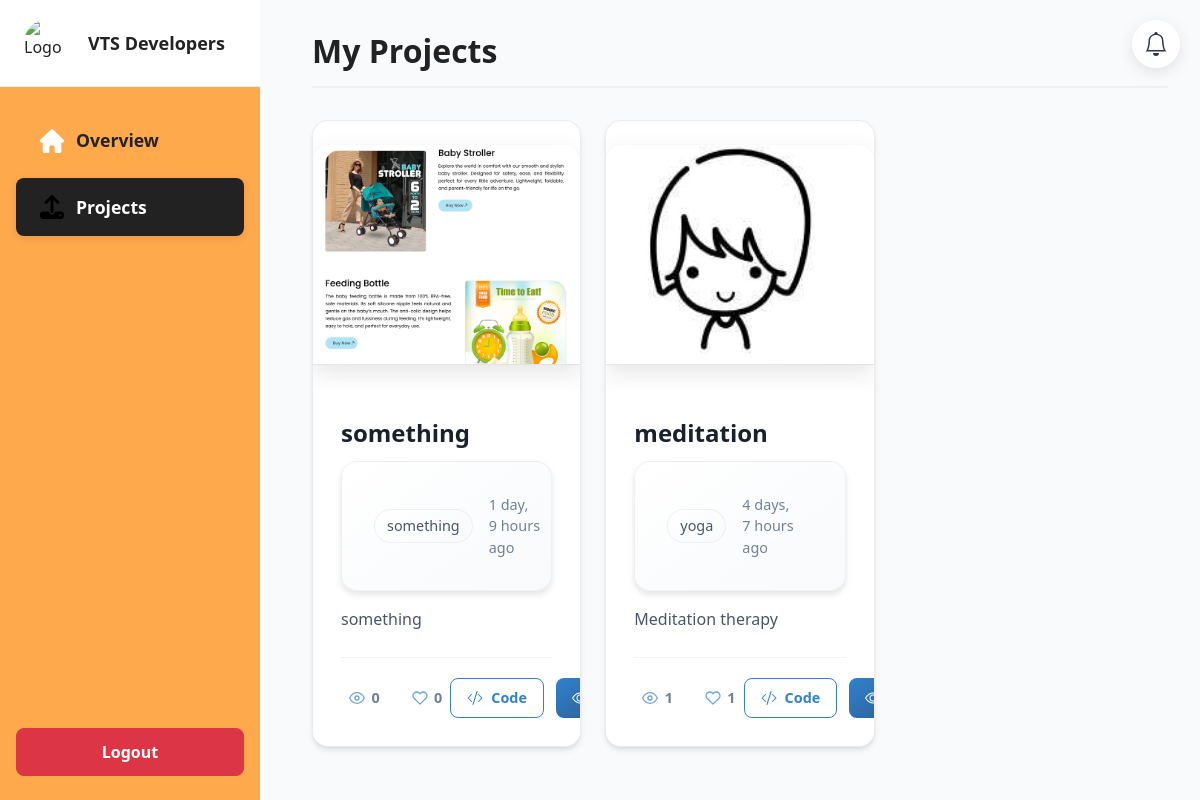
The app's page /accounts/projects/ (signed in) with its own data.
### accounts/models.py (models this page shows, shortened)
class Project(models.Model):
    student = models.ForeignKey(StudentProfile, on_delete=models.CASCADE, related_name='projects')
    title = models.CharField(max_length=200)
    description = models.TextField(blank=True)
    created_at = models.DateTimeField(auto_now_add=True)
    allow_downloads = models.BooleanField(default=False)
    category = models.CharField(default='Other', max_length=100)
    output_link = models.URLField(blank=True)
    project_link = models.URLField(blank=True)
    tags = models.CharField(blank=True, max_length=200)
    visibility = models.CharField(choices=[('Public', 'Public'), ('Private', 'Private')], default='Public', max_length=20)
    screenshot = models.ImageField(upload_to='project_screenshots/', null=True, blank=True)
    def view_count(self):
        return self.views.count()
    def like_count(self):
        return self.likes.count()

### accounts/student_views.py (the view)
# urls.py: path('projects/', student_projects, name='student_projects'),
@login_required
def student_projects(request):
    projects = Project.objects.filter(student=request.user.student_profile).order_by('-created_at')
    record_view_ids = []
    if not request.user.is_superuser:
        for project in projects:
            if request.user != project.student.user:
                record_view_ids.append(project.id)
    return render(request, 'accounts/projects.html', {
        'projects': projects,
        'record_view_ids': record_view_ids
    })

### accounts/context_processors.py (called while the page is built)
def notifications_processor(request):
    unread_count = 0
    if request.user.is_authenticated and not request.user.is_superuser:
        try:
            unread_count = Notification.objects.filter(
                recipient=request.user.student_profile,
                is_read=False
            ).count()
        except:
            pass
    return {'unread_notifications_count': unread_count}

### templates/accounts/projects.html (shortened to what this page needs)
{% extends 'base.html' %}
{% load static %}
{% block content %}
<link rel="stylesheet" href="{% static 'accounts/admin_sidebar.css' %}">
<link rel="stylesheet" href="{% static 'accounts/projects.css' %}">
<link rel="stylesheet" href="{% static 'accounts/project-cards.css' %}">
<div class="admin-sidebar" id="adminSidebar">
    <div class="logo-row">
        <img src="{% static 'accounts/vtslogo.jpg' %}" alt="Logo">
        <span>VTS Developers</span>
    </div>
    <nav class="nav flex-column">
        <a class="nav-link" href="{% url 'student_home' %}">
            <span class="overview-label">Overview</span>
        </a>
        <a class="nav-link active" href="{% url 'student_projects' %}">
            <span class="projects-label">Projects</span>
        </a>
    </nav>
    <form method="post" action="/accounts/logout/" class="logout-form">
        <button type="submit" class="btn btn-danger w-100 btn-logout">Logout</button>
    </form>
</div>
<div class="admin-main-content">
    <h2>My Projects</h2>
    <div class="row g-4">
        {% for project in projects %}
        <div class="col-12 col-md-6 col-lg-4">
            <div class="project-card">
                <div class="project-screenshot-container">
                    {% if project.screenshot %}
                    <a href="{{ project.output_link }}" target="_blank" class="screenshot-link">
                        <img src="{{ project.screenshot.url }}" alt="{{ project.title }}" class="project-screenshot">
                    </a>
                    {% else %}
                    <div class="no-screenshot">No Screenshot</div>
                    {% endif %}
                </div>
                <div class="project-content">
                    <h3 class="card-title">{{ project.title }}</h3>
                    <div class="project-meta">
                        {% if project.category %}
                        <span class="category">{{ project.category }}</span>
                        {% endif %}
                        <span class="date">{{ project.created_at|timesince }} ago</span>
                    </div>
                    <p class="description">{{ project.description|truncatewords:30 }}</p>
                    <div class="card-footer">
                        <div class="stats">
                            <div class="stat-item">
                                <svg xmlns="http://www.w3.org/2000/svg" viewBox="0 0 24 24" fill="none" stroke="currentColor" stroke-width="2" stroke-linecap="round" stroke-linejoin="round" class="feather feather-eye">
                                    <path d="M1 12s4-8 11-8 11 8 11 8-4 8-11 8-11-8-11-8z"></path>
                                    <circle cx="12" cy="12" r="3"></circle>
                                </svg>
                                <span>{{ project.view_count }}</span>
                            </div>
                            <div class="stat-item">
                                <span>{{ project.like_count }}</span>
                            </div>
                        </div>
                        <div class="actions">
                            {% if project.project_link %}
                            <a href="{{ project.project_link }}" target="_blank" class="btn btn-view btn-outline-primary" onclick="recordProjectView({{ project.id }}, event); return true;">
                                Code
                            </a>
                            {% endif %}
                            {% if project.output_link %}
                            <a href="{{ project.output_link }}" target="_blank" class="btn btn-view btn-primary" onclick="recordProjectView({{ project.id }}, event); return true;">
                            </a>
                            {% endif %}
                        </div>
                    </div>
                </div>
            </div>
        </div>
        {% endfor %}
    </div>
</div>
{% endblock %}

### static/accounts/admin_sidebar.css (style rules this page uses)
.admin-sidebar { width: 260px; background: #ffa94d; color: #222; position: fixed; top: 0; left: 0; z-index: 1100; display: flex; flex-direction: column; height: 100vh; transition: transform 0.3s cubic-bezier(.4,0,.2,1); }
.admin-sidebar .logo-row { display: flex; align-items: center; padding: 1.2rem 1.5rem 1.2rem 1.5rem; width: 100%; background: #fff; border-bottom: 1px solid #eee; }
.admin-sidebar .logo-row img { height: 48px; width: 48px; border-radius: 50%; margin-right: 1rem; }
.admin-sidebar .logo-row span { font-size: 18px; font-weight: 700; color: #222; }
.admin-sidebar .nav { margin-top: 1.5rem; width: 100%; flex: 1 1 auto; padding: 0 1rem; }
.admin-sidebar .logout-form { width: 100%; padding: 1.5rem 1rem 1rem 1rem; margin-top: auto; margin-bottom: 0.5rem; }
.admin-sidebar .btn-logout { width: 100%; padding: 0.7rem; font-weight: 600; border-radius: 8px; }
.admin-sidebar .nav-link { display: flex; align-items: center; font-size: 1.1rem; font-weight: 600; color: #222; padding: 1rem 1.5rem; margin-bottom: 0.5rem; text-decoration: none; background: none; transition: all 0.3s ease; border-radius: 8px; }
.admin-sidebar .nav-link.active { color: #fff; background: #222; box-shadow: 0 2px 8px rgba(0, 0, 0, 0.1); }
.admin-sidebar .nav-link svg { margin-right: 0.75rem; font-size: 1.2rem; flex-shrink: 0; }
.admin-main-content { margin-left: 280px; padding: 2rem; transition: margin-left 0.3s ease; }

### static/accounts/projects.css (style rules this page uses)
:root { --primary-color: #3182ce; --primary-dark: #2c5282; --primary-light: #4299e1; --secondary-color: #48bb78; --secondary-dark: #38a169; --background-light: #f8fafc; --background-white: #ffffff; --text-dark: #1a202c; --text-body: #4a5568; --text-muted: #718096; --border-color: rgba(0, 0, 0, 0.05); --shadow-sm: 0 2px 4px rgba(0, 0, 0, 0.05); --shadow-md: 0 4px 6px rgba(0, 0, 0, 0.1); --shadow-lg: 0 10px 15px -3px rgba(0, 0, 0, 0.1); --gradient-primary: linear-gradient(145deg, var(--primary-color), var(--primary-dark)); --gradient-secondary: linear-gradient(145deg, var(--secondary-color), var(--secondary-dark)); --gradient-light: linear-gradient(145deg, var(--background-white), var(--background-light)); }
body, .admin-main-content { background: var(--background-light); }
.project-screenshot-container { width: 100%; height: 240px; margin: 1.5rem 0; border-radius: 16px; overflow: hidden; box-shadow: 0 8px 24px rgba(0,0,0,0.1); position: relative; }
.project-screenshot { width: 100%; height: 100%; object-fit: cover; background: #fff; transition: transform 0.5s cubic-bezier(0.4, 0, 0.2, 1); }
.project-meta { background: var(--gradient-light); padding: 2rem; border-radius: 16px; box-shadow: var(--shadow-md); border: 1px solid var(--border-color); }
.stat-item { display: flex; align-items: center; gap: 0.75rem; color: var(--text-body); font-weight: 600; font-size: 1.1rem; padding: 0.5rem; border-radius: 8px; transition: all 0.3s ease; }
.stat-item svg { color: var(--primary-color); width: 1.5rem; height: 1.5rem; }
.admin-main-content h2 { font-size: 2rem; font-weight: 700; color: #222; margin-bottom: 2rem; padding-bottom: 1rem; border-bottom: 2px solid #f0f0f0; }

### records on screen
Project: screenshot (picture), title "something", category "something", created_at "1 day, 9 hours", description "something", view_count "0", like_count "0"
Project: screenshot (picture), title "meditation", category "yoga", created_at "4 days, 7 hours", description "Meditation therapy", view_count "1", like_count "1"
